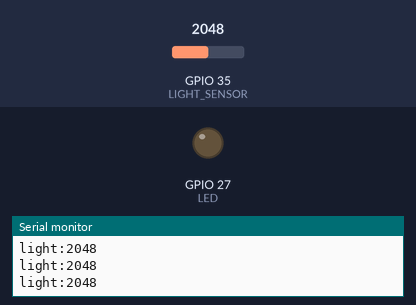
The sketch below on a simulated ESP32. On the bench: output pins drawn as LEDs (lit = HIGH), the last lines printed to the serial monitor. Inputs (shaded band) come from the test bench; at power-on: GPIO 35 (LIGHT_SENSOR) = 2048.

Above: at 1.2 s.
1.3 s: GPIO 35 (LIGHT_SENSOR) set to 1567
2.8 s: GPIO 35 (LIGHT_SENSOR) set to 1455
At 3.7 s:
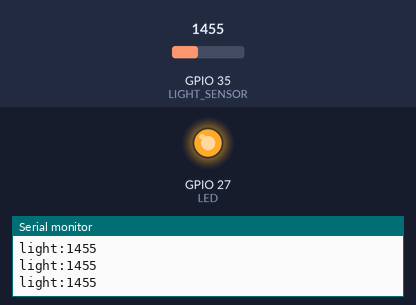
4.3 s: GPIO 35 (LIGHT_SENSOR) set to 2047
At 5.0 s:
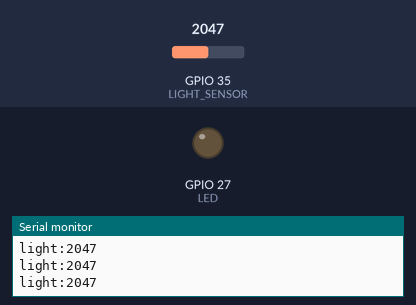
5.8 s: GPIO 35 (LIGHT_SENSOR) set to 1228
At 6.2 s:
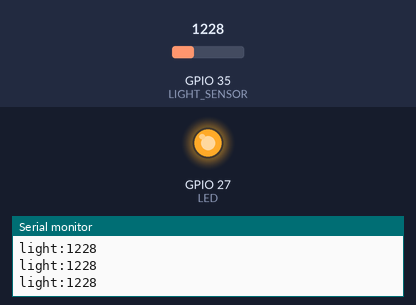
Timing chart, 0 to 8.3 s (numbered marks = the images above; inputs shaded):
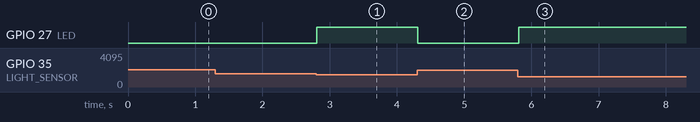

The sketch:

L04_NightLight.ino
```cpp
// Lesson 4: Automatic night light
// Photoresistor from 3V3 to pin 35, 10k resistor from 35 to GND.
// The green LED on 27 comes on when it gets dark.

const int LIGHT_SENSOR = 35;
const int LED = 27;
const int DARK = 1500;   // change this to suit your room

void setup() {
  Serial.begin(115200);
  pinMode(LED, OUTPUT);
}

void loop() {
  int light = analogRead(LIGHT_SENSOR);
  Serial.print("light:");
  Serial.println(light);

  if (light < DARK) {
    digitalWrite(LED, HIGH);
  } else {
    digitalWrite(LED, LOW);
  }
  delay(100);
}
```

Measured:
- the behaviour switches between 1500 and 1499 on GPIO 35 (LIGHT_SENSOR) (found by bisection; images 0 and 1)
- after the input at 2.8 s, GPIO 27 (LED): LOW → HIGH at once
- after the input at 4.3 s, GPIO 27 (LED): HIGH → LOW at once
- after the input at 5.8 s, GPIO 27 (LED): LOW → HIGH at once
